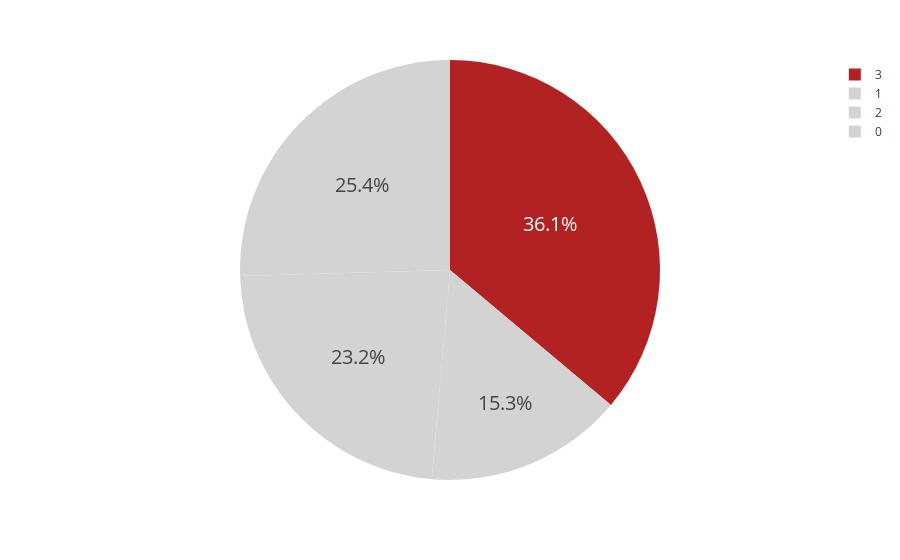

This figure's notebook cell:
### Code cell
#2: purple,3: r,0: b, 1:g
# This dataframe has 244 lines, but 4 distinct values for `day`
fig = px.pie(df, names='merged_labels', color_discrete_sequence=["firebrick","lightgrey","lightgrey","lightgrey"])
fig.update_traces(textfont_size=20)
fig.show()

### Figure 1 — Plotly figure (JSON) as saved in the notebook; plotly's stock layout.template omitted (floating-point values rounded to 4 significant figures; data arrays with more than 128 entries replaced by an {"elided": "..."} marker saying what was removed)
{"data": [{"domain": {"x": [0, 1], "y": [0, 1]}, "hovertemplate": "merged_labels=%{label}<extra></extra>", "labels": {"elided": "10001 int values"}, "legendgroup": "", "name": "", "showlegend": true, "textfont": {"size": 20}, "type": "pie"}], "layout": {"legend": {"tracegroupgap": 0}, "margin": {"t": 60}, "piecolorway": ["firebrick", "lightgrey", "lightgrey", "lightgrey"]}}
